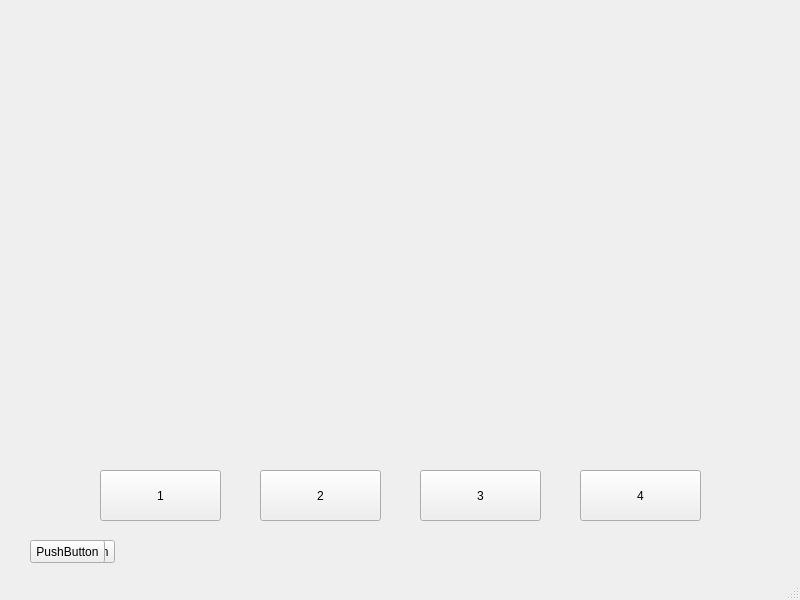
<?xml version="1.0" encoding="UTF-8"?>
<ui version="4.0">
 <class>MainWindow</class>
 <widget class="QMainWindow" name="MainWindow">
  <property name="geometry">
   <rect>
    <x>0</x>
    <y>0</y>
    <width>800</width>
    <height>600</height>
   </rect>
  </property>
  <property name="windowTitle">
   <string>MainWindow</string>
  </property>
  <widget class="QWidget" name="centralwidget">
   <widget class="QLabel" name="label">
    <property name="geometry">
     <rect>
      <x>0</x>
      <y>0</y>
      <width>831</width>
      <height>451</height>
     </rect>
    </property>
    <property name="text">
     <string/>
    </property>
    <property name="pixmap">
     <pixmap>assets/deep_sea_2d_1.jpg</pixmap>
    </property>
    <property name="scaledContents">
     <bool>true</bool>
    </property>
   </widget>
   <widget class="QPushButton" name="pushButton">
    <property name="geometry">
     <rect>
      <x>40</x>
      <y>540</y>
      <width>75</width>
      <height>23</height>
     </rect>
    </property>
    <property name="text">
     <string>PushButton</string>
    </property>
   </widget>
   <widget class="QPushButton" name="pushButton_2">
    <property name="geometry">
     <rect>
      <x>30</x>
      <y>540</y>
      <width>75</width>
      <height>23</height>
     </rect>
    </property>
    <property name="text">
     <string>PushButton</string>
    </property>
   </widget>
   <widget class="QPushButton" name="button1">
    <property name="geometry">
     <rect>
      <x>100</x>
      <y>470</y>
      <width>121</width>
      <height>51</height>
     </rect>
    </property>
    <property name="text">
     <string>1</string>
    </property>
   </widget>
   <widget class="QPushButton" name="button4">
    <property name="geometry">
     <rect>
      <x>580</x>
      <y>470</y>
      <width>121</width>
      <height>51</height>
     </rect>
    </property>
    <property name="text">
     <string>4</string>
    </property>
   </widget>
   <widget class="QPushButton" name="button2">
    <property name="geometry">
     <rect>
      <x>260</x>
      <y>470</y>
      <width>121</width>
      <height>51</height>
     </rect>
    </property>
    <property name="text">
     <string>2</string>
    </property>
   </widget>
   <widget class="QPushButton" name="button3">
    <property name="geometry">
     <rect>
      <x>420</x>
      <y>470</y>
      <width>121</width>
      <height>51</height>
     </rect>
    </property>
    <property name="text">
     <string>3</string>
    </property>
   </widget>
  </widget>
  <widget class="QMenuBar" name="menubar">
   <property name="geometry">
    <rect>
     <x>0</x>
     <y>0</y>
     <width>800</width>
     <height>31</height>
    </rect>
   </property>
  </widget>
  <widget class="QStatusBar" name="statusbar"/>
 </widget>
 <resources/>
 <connections/>
</ui>
